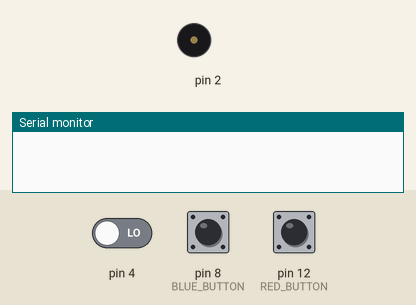
This program was run on a simulated Arduino Uno, built with avr-gcc and run on an emulated ATmega328P. Shown: buzzer (waves = sounding), the last lines printed to the serial monitor. The test bench sets the inputs (shaded band); at power-on: pin 12 (RED_BUTTON) LOW, pin 4 LOW, pin 8 (BLUE_BUTTON) LOW.

Above: at 1.2 s.
1.3 s: pin 12 (RED_BUTTON) pulled HIGH for 0.15 s
At 1.37 s:
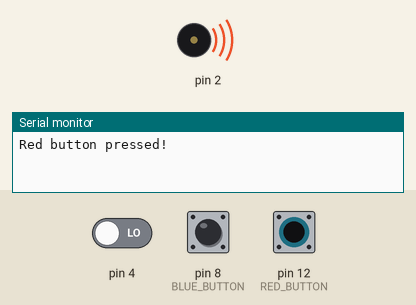
2.9 s: pin 12 (RED_BUTTON) pulled HIGH for 3.2 s
At 7.0 s:
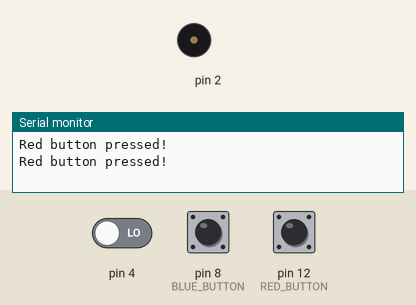
7.6 s: pin 4 driven HIGH
At 8.2 s:
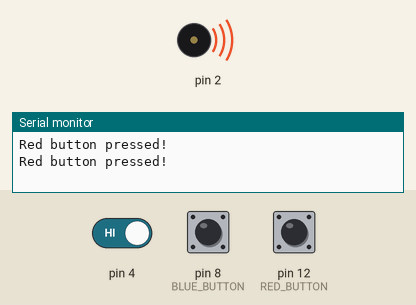
Timing chart, 0 to 10.6 s (numbered marks = the images above; inputs shaded):
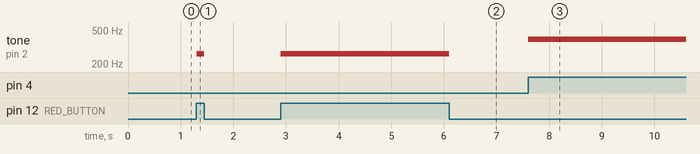

Measured:
- after the input at 1.3 s, tone on pin 2: silent → 262 Hz at once, → silent 0.15 s later
- after the input at 2.9 s, tone on pin 2: silent → 262 Hz at once, → silent 3.2 s later
- after the input at 7.6 s, tone on pin 2: silent → 392 Hz at once

The program:

main.cpp
```cpp
#include <Arduino.h>
#include "music_notes.h" // including the library with the frequencies of the note
#include "MelodyBuzzer.h"
#include "ToggleButton.h"

/* EXAMPLE code based on https://www.hackster.io/brambi001/play-any-song-with-arduino-passive-buzzer-000d52 written by Ilaria Brambilla - 25/09/2022 */

int BUZZER_PIN=PIN2;
int GREEN_BUTTON=PIN4;
int BLUE_BUTTON=8;
int RED_BUTTON=12;
mz::MelodyBuzzer melodyBuzzer(BUZZER_PIN, &tone, &noTone, &millis);

int melody[] = {
  NOTE_C4, NOTE_A3, NOTE_A3, NOTE_C4, NOTE_D4, NOTE_G3, NOTE_G3, NOTE_A3, NOTE_AS3, NOTE_F4, NOTE_F4, NOTE_E4, NOTE_C4, NOTE_D4, NOTE_C4, NOTE_AS3, NOTE_A3, NOTE_C4, NOTE_D4, NOTE_D4
}; // declaring the notes of the melody (they change depending on the song you wanna play)

int melodySize = sizeof(melody) / sizeof(melody[0]);

int durations[] = {
  2, 2, 3, 3, 3, 2, 3, 3, 2, 1, 3, 3, 3, 5, 5, 5, 1, 2, 1, 3, 3, 3, 3, 1
}; // declaring the duration of each note (4 is a quarter note ecc)

mz::MelodyBuzzer buzzers[] = {
  mz::MelodyBuzzer(BUZZER_PIN, &tone, &noTone, &millis)
};

void setup () {
    pinMode(BUZZER_PIN, OUTPUT);
    pinMode(GREEN_BUTTON, INPUT);
    pinMode(BLUE_BUTTON, INPUT);
    pinMode(RED_BUTTON, INPUT);
    Serial.begin(9600);
    while(!Serial){};
}


int melodyPtr = 0;

int calculateDurationMilliseconds(int durationVal) { return 1000 / durations[melodyPtr]; }

void onTuneEnd(unsigned int frequency, unsigned long startTime, unsigned long endTime, unsigned long currentTime) {
  Serial.print("frequency: "); Serial.print(frequency);
  Serial.print(" ; startTime: "); Serial.print(startTime);
  Serial.print(" ; endTime: "); Serial.print(endTime);
  Serial.print(" ; currentTime: "); Serial.print(currentTime);
  Serial.println();

  int duration = calculateDurationMilliseconds(durations[melodyPtr]);
  int pause = duration * 0.25; // adding a little delay in between each note to separate the sounds
  delay(pause);

  ++melodyPtr;
}


int LOOP_DELAY_TIME = 50;
unsigned long VERY_LONG_DELAY = 3600000;

int greenButtonPressed() {return digitalRead(GREEN_BUTTON);}
int blueButtonPressed() {return digitalRead(BLUE_BUTTON);}
int redButtonPressed() {return digitalRead(RED_BUTTON);}

void onRedToggle(int _) { Serial.println("Red button pressed!"); }

mz::ToggleButton greenButton(&greenButtonPressed);
mz::ToggleButton blueButton(&blueButtonPressed);
mz::ToggleButton redButton(&redButtonPressed, &onRedToggle);

void loop() {
  greenButton.update();
  blueButton.update();
  redButton.update();

  if (greenButton.buttonPressed()) {
    melodyBuzzer.playAsync(NOTE_G4, VERY_LONG_DELAY);
  } else if (blueButton.buttonPressed()) {
    melodyBuzzer.playAsync(NOTE_E4, VERY_LONG_DELAY);
  } else if (redButton.buttonPressed()) {
    melodyBuzzer.playAsync(NOTE_C4, VERY_LONG_DELAY);
  } else {
    melodyBuzzer.stop();
  }

  melodyBuzzer.update();

  delay(LOOP_DELAY_TIME);
}


// #include <Arduino.h>
// #include "music_notes.h" // including the library with the frequencies of the note
// #include "MelodyBuzzer.h"

// /* EXAMPLE code based on https://www.hackster.io/brambi001/play-any-song-with-arduino-passive-buzzer-000d52 written by Ilaria Brambilla - 25/09/2022 */

// int BUZZER_PIN=PIN2;
// int GREEN_BUTTON=PIN4;
// mz::MelodyBuzzer melodyBuzzer(BUZZER_PIN, &tone, &noTone, &millis);

// int melody[] = {
//   NOTE_C4, NOTE_A3, NOTE_A3, NOTE_C4, NOTE_D4, NOTE_G3, NOTE_G3, NOTE_A3, NOTE_AS3, NOTE_F4, NOTE_F4, NOTE_E4, NOTE_C4, NOTE_D4, NOTE_C4, NOTE_AS3, NOTE_A3, NOTE_C4, NOTE_D4, NOTE_D4
// }; // declaring the notes of the melody (they change depending on the song you wanna play)

// int melodySize = sizeof(melody) / sizeof(melody[0]);

// int durations[] = {
//   2, 2, 3, 3, 3, 2, 3, 3, 2, 1, 3, 3, 3, 5, 5, 5, 1, 2, 1, 3, 3, 3, 3, 1
// }; // declaring the duration of each note (4 is a quarter note ecc)

// mz::MelodyBuzzer buzzers[] = {
//   mz::MelodyBuzzer(BUZZER_PIN, &tone, &noTone, &millis)
// };

// void setup () {
//     pinMode(BUZZER_PIN, OUTPUT);
//     pinMode(GREEN_BUTTON, INPUT);
//     Serial.begin(9600);
//     while(!Serial){};
// }


// int melodyPtr = 0;

// int calculateDurationMilliseconds(int durationVal) { return 1000 / durations[melodyPtr]; }

// void onTuneEnd(unsigned int frequency, unsigned long startTime, unsigned long endTime, unsigned long currentTime) {
//   Serial.print("frequency: "); Serial.print(frequency);
//   Serial.print(" ; startTime: "); Serial.print(startTime);
//   Serial.print(" ; endTime: "); Serial.print(endTime);
//   Serial.print(" ; currentTime: "); Serial.print(currentTime);
//   Serial.println();

//   int duration = calculateDurationMilliseconds(durations[melodyPtr]);
//   int pause = duration * 0.25; // adding a little delay in between each note to separate the sounds
//   delay(pause);

//   ++melodyPtr;
// }


// int LOOP_DELAY_TIME = 50;

// void loop() {
//   bool songPlaying = melodyPtr < melodySize;

//   if (songPlaying) {
//     melodyBuzzer.playAsync(melody[melodyPtr], calculateDurationMilliseconds(durations[melodyPtr]), &onTuneEnd);
//     melodyBuzzer.update();
//   }

//   delay(LOOP_DELAY_TIME);
// }
```

MelodyBuzzer.h
```cpp
#ifndef MELODYBUZZER_H
#define MELODYBUZZER_H

#include <stdint.h>

namespace mz
{
    class MelodyBuzzer {
        private:
            int buzzerPin;
            void (*emitTone)(uint8_t _pin, unsigned int frequency, unsigned long duration); // function for emitting a tone
            void (*disableTone)(uint8_t _pin); // function for disabling tones
            unsigned long (*getTimeMillis)(); // function for obtaining current time in milliseconds


            unsigned int frequency; // frequency of current playing tone
            unsigned long startTime; // start time of tone
            unsigned long endTime; // expected end time of tone
            unsigned long currentTime; // current time


            void (*toneEndCallback)(unsigned int, unsigned long, unsigned long, unsigned long); // callback when tone ends
            bool freshTone; // keeps track of callback invocation


            void invokeToneEndCallback();
            void invokeDisableTone();


        public:
            MelodyBuzzer(
                int buzzerPin,
                void (*emitTone)(uint8_t _pin, unsigned int frequency, unsigned long duration),
                void (*disableTone)(uint8_t _pin),
                unsigned long (*getTimeMillis)()
            );

            // frequency (in hertz) and duration (in milliseconds).
            void playAsync(unsigned int frequency, unsigned long duration, void (*toneEndCallback)(unsigned int, unsigned long,unsigned long,unsigned long) = nullptr);

            // returns true if a note is currently being played
            bool playingTone();

            // to be called on every loop cycle
            void update();

            // stops the tune
            void stop();
    };
} // namespace mz

#endif
```

ToggleButton.h
```cpp
#ifndef TOGGLEBTN_H
#define TOGGLEBTN_H

namespace mz
{
    class ToggleButton {
        private:
            bool toggleOn; // keeps track of toggling
            int pressCount; // counts total press count
            int buttonRead; // signal value
            int (*buttonSignalSupplier)(); // Supplier of the button signal
            void (*toggleCallback)(int); // Action to execute when toggle happens
            void (*pressCallback)(int); // Action to execute while button is being pressed
            void (*releaseCallback)(int); // Action to execute while button is released

        public:
            ToggleButton(
                int (*buttonSignalSupplier)(),
                void (*toggleCallback)(int) = nullptr,
                void (*pressCallback)(int) = nullptr,
                void (*releaseCallback)(int) = nullptr
            );

            /* To be called on every loop cycle. @param buttonRead Value of button read. */
            void update();

            // returns press count
            int getPressCount();

            // returns current value of button signal
            int buttonPressed();
    };
} // namespace mz

#endif
```

music_notes.h
```cpp
#define NOTE_B0 31
#define NOTE_C1 33
#define NOTE_CS1 35
#define NOTE_D1 37
#define NOTE_DS1 39
#define NOTE_E1 41
#define NOTE_F1 44
#define NOTE_FS1 46
#define NOTE_G1 49
#define NOTE_GS1 52
#define NOTE_A1 55
#define NOTE_AS1 58
#define NOTE_B1 62
#define NOTE_C2 65
#define NOTE_CS2 69
#define NOTE_D2 73
#define NOTE_DS2 78
#define NOTE_E2 82
#define NOTE_F2 87
#define NOTE_FS2 93
#define NOTE_G2 98
#define NOTE_GS2 104
#define NOTE_A2 110
#define NOTE_AS2 117
#define NOTE_B2 123
#define NOTE_C3 131
#define NOTE_CS3 139
#define NOTE_D3 147
#define NOTE_DS3 156
#define NOTE_E3 165
#define NOTE_F3 175
#define NOTE_FS3 185
#define NOTE_G3 196
#define NOTE_GS3 208
#define NOTE_A3 220
#define NOTE_AS3 233
#define NOTE_B3 247
#define NOTE_C4 262
#define NOTE_CS4 277
#define NOTE_D4 294
#define NOTE_DS4 311
#define NOTE_E4 330
#define NOTE_F4 349
#define NOTE_FS4 370
#define NOTE_G4 392
#define NOTE_GS4 415
#define NOTE_A4 440
#define NOTE_AS4 466
#define NOTE_B4 494
#define NOTE_C5 523
#define NOTE_CS5 554
#define NOTE_D5 587
#define NOTE_DS5 622
#define NOTE_E5 659
#define NOTE_F5 698
#define NOTE_FS5 740
#define NOTE_G5 784
#define NOTE_GS5 831
#define NOTE_A5 880
#define NOTE_AS5 932
#define NOTE_B5 988
#define NOTE_C6 1047
#define NOTE_CS6 1109
#define NOTE_D6 1175
#define NOTE_DS6 1245
#define NOTE_E6 1319
#define NOTE_F6 1397
#define NOTE_FS6 1480
#define NOTE_G6 1568
#define NOTE_GS6 1661
#define NOTE_A6 1760
#define NOTE_AS6 1865
#define NOTE_B6 1976
#define NOTE_C7 2093
#define NOTE_CS7 2217
#define NOTE_D7 2349
#define NOTE_DS7 2489
#define NOTE_E7 2637
#define NOTE_F7 2794
#define NOTE_FS7 2960
#define NOTE_G7 3136
#define NOTE_GS7 3322
#define NOTE_A7 3520
#define NOTE_AS7 3729
#define NOTE_B7 3951
#define NOTE_C8 4186
#define NOTE_CS8 4435
#define NOTE_D8 4699
#define NOTE_DS8 4978
```

MelodyBuzzer.cpp
```cpp
#include "MelodyBuzzer.h"

// PRIVATE ************************************************************************************************************

void mz::MelodyBuzzer::invokeToneEndCallback() {
    if (this->toneEndCallback != nullptr) { this->toneEndCallback(frequency , startTime, endTime, currentTime); }
}

void mz::MelodyBuzzer::invokeDisableTone() {
    if (this->disableTone != nullptr) { this->disableTone(buzzerPin); }
}


// PUBLIC ************************************************************************************************************

mz::MelodyBuzzer::MelodyBuzzer(
    int buzzerPin,
    void (*emitTone)(uint8_t _pin, unsigned int frequency, unsigned long duration),
    void (*disableTone)(uint8_t _pin),
    unsigned long (*getTimeMillis)())
{
    this->buzzerPin = buzzerPin;
    this->emitTone = emitTone;
    this->disableTone = disableTone;
    this->getTimeMillis = getTimeMillis;

    startTime = 0;
    currentTime = 0;
    endTime = 0;

    freshTone = false;
    toneEndCallback = nullptr;
}

void mz::MelodyBuzzer::playAsync(
    unsigned int frequency,
    unsigned long duration,
    void (*toneEndCallback)(unsigned int, unsigned long,unsigned long,unsigned long)) {

    if (this->playingTone()) { return; } // cannot play 2 tones at once

    this->frequency = frequency;
    this->freshTone = true; // new tone started playing
    this->startTime = this->getTimeMillis();
    this->endTime = startTime + duration;
    this->currentTime = startTime;
    this->toneEndCallback = toneEndCallback;

    this->emitTone(buzzerPin, frequency, duration);
}

bool mz::MelodyBuzzer::playingTone() {
    return currentTime < endTime;
}

void mz::MelodyBuzzer::update() {
    this->currentTime = this->getTimeMillis();
    bool toneFinished = this->freshTone && !this->playingTone();

    if(toneFinished) {
        this->invokeDisableTone();
        this->invokeToneEndCallback();
        this->freshTone = false;
    }
}

void mz::MelodyBuzzer::stop() {
    this->invokeDisableTone();
    endTime = currentTime;
}
```

ToggleButton.cpp
```cpp
#include "ToggleButton.h"

void safeCall(void (*callback)(int), int arg) {
    if(callback != nullptr) { callback(arg); }
}


mz::ToggleButton::ToggleButton(
    int (*buttonSignalSupplier)(),
    void (*toggleCallback)(int),
    void (*pressCallback)(int),
    void (*releaseCallback)(int)) :

    toggleOn{false},
    pressCount{0},
    buttonRead{0},
    buttonSignalSupplier{buttonSignalSupplier},
    toggleCallback{toggleCallback},
    pressCallback{pressCallback},
    releaseCallback{releaseCallback} {};

void mz::ToggleButton::update() {
    // Reads signal from putton
    buttonRead = this->buttonSignalSupplier();

    // Button was NOT being pressed and NOW it IS PRESSED
    if(!toggleOn && buttonRead) {
        toggleOn = true;
        pressCount++;
        safeCall(toggleCallback, pressCount);
    }

    // Button WAS pressed and NOW it is RELEASED
    if(toggleOn && !buttonRead) { toggleOn = false; }


    if (buttonRead) { safeCall(pressCallback, pressCount); }
    else            { safeCall(releaseCallback, pressCount);}
}

int mz::ToggleButton::getPressCount() {
    return this->pressCount;
}

int mz::ToggleButton::buttonPressed() {
    return buttonRead;
}
```
